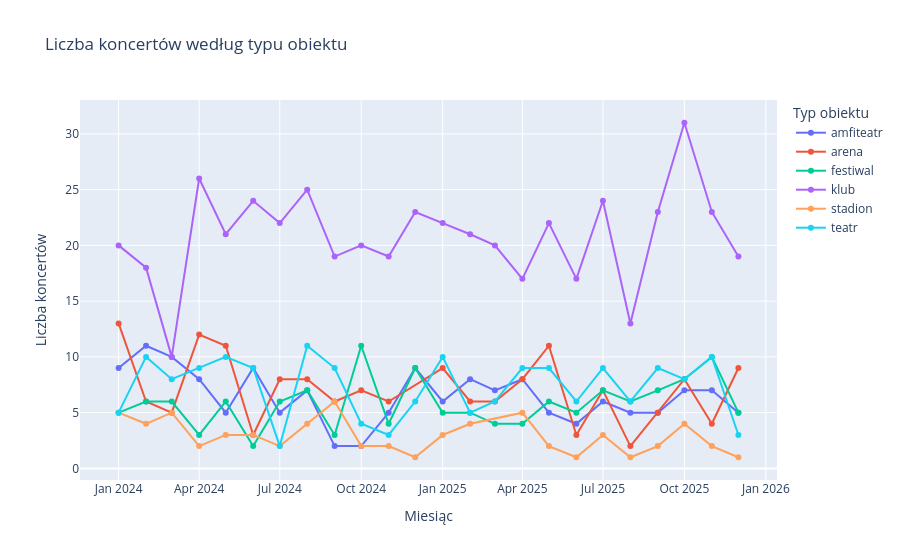

Notebook source saved alongside this figure:
### Markdown cell above
### Komentarz

Wykres przedstawia liczbę koncertów organizowanych w kolejnych miesiącach. Pozwala zauważyć okresy większej i mniejszej aktywności organizatorów wydarzeń muzycznych.

### Code cell
typy = (
    df.groupby(["miesiac", "typ_obiektu"])
    .size()
    .reset_index(name="liczba")
)

fig = px.line(
    typy,
    x="miesiac",
    y="liczba",
    color="typ_obiektu",
    markers=True,
    title="Liczba koncertów według typu obiektu",
    labels={
        "miesiac": "Miesiąc",
        "liczba": "Liczba koncertów",
        "typ_obiektu": "Typ obiektu"
    }
)

fig.show()

### Figure 1 — Plotly figure (JSON) as saved in the notebook; plotly's stock layout.template omitted (floating-point values rounded to 4 significant figures)
{"data": [{"hovertemplate": "Typ obiektu=amfiteatr<br>Miesiąc=%{x}<br>Liczba koncertów=%{y}<extra></extra>", "legendgroup": "amfiteatr", "line": {"color": "#636efa", "dash": "solid"}, "marker": {"symbol": "circle"}, "mode": "lines+markers", "name": "amfiteatr", "orientation": "v", "showlegend": true, "type": "scatter", "x": ["2024-01", "2024-02", "2024-03", "2024-04", "2024-05", "2024-06", "2024-07", "2024-08", "2024-09", "2024-10", "2024-11", "2024-12", "2025-01", "2025-02", "2025-03", "2025-04", "2025-05", "2025-06", "2025-07", "2025-08", "2025-09", "2025-10", "2025-11", "2025-12"], "xaxis": "x", "y": [9, 11, 10, 8, 5, 9, 5, 7, 2, 2, 5, 9, 6, 8, 7, 8, 5, 4, 6, 5, 5, 7, 7, 5], "yaxis": "y"}, {"hovertemplate": "Typ obiektu=arena<br>Miesiąc=%{x}<br>Liczba koncertów=%{y}<extra></extra>", "legendgroup": "arena", "line": {"color": "#EF553B", "dash": "solid"}, "marker": {"symbol": "circle"}, "mode": "lines+markers", "name": "arena", "orientation": "v", "showlegend": true, "type": "scatter", "x": ["2024-01", "2024-02", "2024-03", "2024-04", "2024-05", "2024-06", "2024-07", "2024-08", "2024-09", "2024-10", "2024-11", "2025-01", "2025-02", "2025-03", "2025-04", "2025-05", "2025-06", "2025-07", "2025-08", "2025-09", "2025-10", "2025-11", "2025-12"], "xaxis": "x", "y": [13, 6, 5, 12, 11, 3, 8, 8, 6, 7, 6, 9, 6, 6, 8, 11, 3, 7, 2, 5, 8, 4, 9], "yaxis": "y"}, {"hovertemplate": "Typ obiektu=festiwal<br>Miesiąc=%{x}<br>Liczba koncertów=%{y}<extra></extra>", "legendgroup": "festiwal", "line": {"color": "#00cc96", "dash": "solid"}, "marker": {"symbol": "circle"}, "mode": "lines+markers", "name": "festiwal", "orientation": "v", "showlegend": true, "type": "scatter", "x": ["2024-01", "2024-02", "2024-03", "2024-04", "2024-05", "2024-06", "2024-07", "2024-08", "2024-09", "2024-10", "2024-11", "2024-12", "2025-01", "2025-02", "2025-03", "2025-04", "2025-05", "2025-06", "2025-07", "2025-08", "2025-09", "2025-10", "2025-11", "2025-12"], "xaxis": "x", "y": [5, 6, 6, 3, 6, 2, 6, 7, 3, 11, 4, 9, 5, 5, 4, 4, 6, 5, 7, 6, 7, 8, 10, 5], "yaxis": "y"}, {"hovertemplate": "Typ obiektu=klub<br>Miesiąc=%{x}<br>Liczba koncertów=%{y}<extra></extra>", "legendgroup": "klub", "line": {"color": "#ab63fa", "dash": "solid"}, "marker": {"symbol": "circle"}, "mode": "lines+markers", "name": "klub", "orientation": "v", "showlegend": true, "type": "scatter", "x": ["2024-01", "2024-02", "2024-03", "2024-04", "2024-05", "2024-06", "2024-07", "2024-08", "2024-09", "2024-10", "2024-11", "2024-12", "2025-01", "2025-02", "2025-03", "2025-04", "2025-05", "2025-06", "2025-07", "2025-08", "2025-09", "2025-10", "2025-11", "2025-12"], "xaxis": "x", "y": [20, 18, 10, 26, 21, 24, 22, 25, 19, 20, 19, 23, 22, 21, 20, 17, 22, 17, 24, 13, 23, 31, 23, 19], "yaxis": "y"}, {"hovertemplate": "Typ obiektu=stadion<br>Miesiąc=%{x}<br>Liczba koncertów=%{y}<extra></extra>", "legendgroup": "stadion", "line": {"color": "#FFA15A", "dash": "solid"}, "marker": {"symbol": "circle"}, "mode": "lines+markers", "name": "stadion", "orientation": "v", "showlegend": true, "type": "scatter", "x": ["2024-01", "2024-02", "2024-03", "2024-04", "2024-05", "2024-06", "2024-07", "2024-08", "2024-09", "2024-10", "2024-11", "2024-12", "2025-01", "2025-02", "2025-04", "2025-05", "2025-06", "2025-07", "2025-08", "2025-09", "2025-10", "2025-11", "2025-12"], "xaxis": "x", "y": [5, 4, 5, 2, 3, 3, 2, 4, 6, 2, 2, 1, 3, 4, 5, 2, 1, 3, 1, 2, 4, 2, 1], "yaxis": "y"}, {"hovertemplate": "Typ obiektu=teatr<br>Miesiąc=%{x}<br>Liczba koncertów=%{y}<extra></extra>", "legendgroup": "teatr", "line": {"color": "#19d3f3", "dash": "solid"}, "marker": {"symbol": "circle"}, "mode": "lines+markers", "name": "teatr", "orientation": "v", "showlegend": true, "type": "scatter", "x": ["2024-01", "2024-02", "2024-03", "2024-04", "2024-05", "2024-06", "2024-07", "2024-08", "2024-09", "2024-10", "2024-11", "2024-12", "2025-01", "2025-02", "2025-03", "2025-04", "2025-05", "2025-06", "2025-07", "2025-08", "2025-09", "2025-10", "2025-11", "2025-12"], "xaxis": "x", "y": [5, 10, 8, 9, 10, 9, 2, 11, 9, 4, 3, 6, 10, 5, 6, 9, 9, 6, 9, 6, 9, 8, 10, 3], "yaxis": "y"}], "layout": {"legend": {"title": {"text": "Typ obiektu"}, "tracegroupgap": 0}, "title": {"text": "Liczba koncertów według typu obiektu"}, "xaxis": {"anchor": "y", "domain": [0, 1], "title": {"text": "Miesiąc"}}, "yaxis": {"anchor": "x", "domain": [0, 1], "title": {"text": "Liczba koncertów"}}}}
